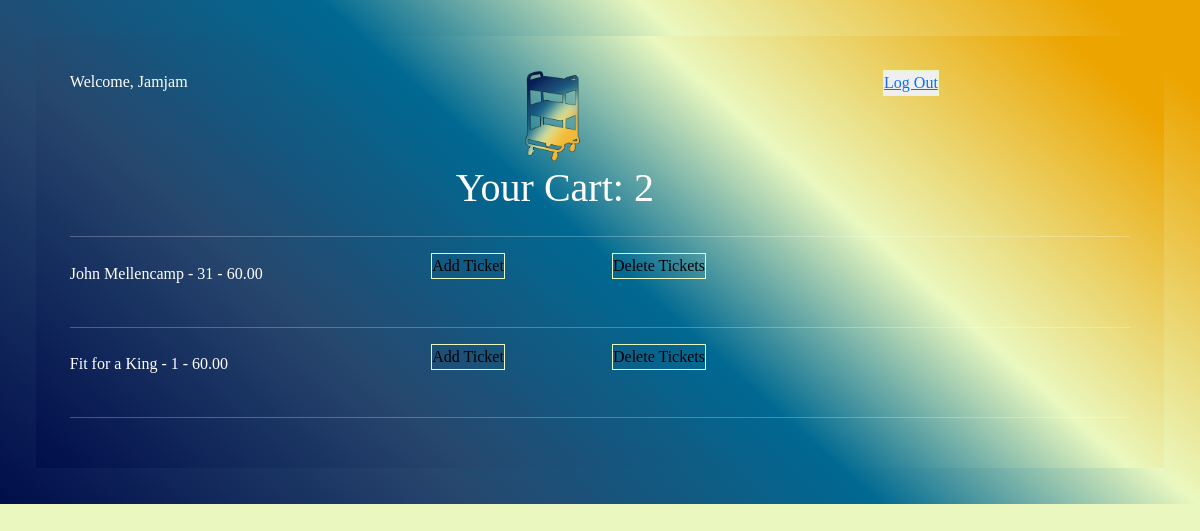
The app's page /cart.html (signed in), older data.
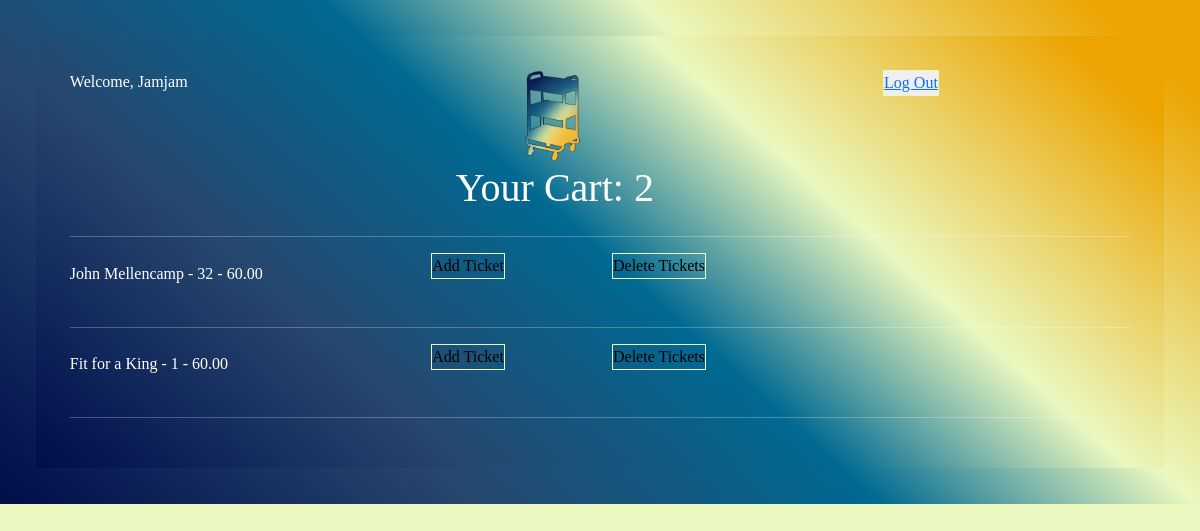
The same page, newer data.
### ticketlive/models.py (models this page shows, shortened)
class Ticket(models.Model):
    user = models.ForeignKey(User, on_delete=models.CASCADE, blank=True, null=True)  # maps ticket information to user
    name = models.CharField(max_length=150, blank=True, null=True)
    quantity = models.IntegerField(blank=True, null=True)
    price = models.DecimalField(max_digits=9, decimal_places=2, blank=True, null=True)
    address = models.CharField(max_length=150, blank=True, null=True)
    time = models.CharField(max_length=150, blank=True, null=True)
    image = models.CharField(max_length=150, blank=True, null=True)

### ticketlive/views.py (the view)
# urls.py: path('cart.html', views.cart_view, name='cart_view'),
def cart_view(request):
    tickets = Ticket.objects.filter(user=request.user)
    context = {'tickets': tickets, 'username': request.user.username}
    return render(request, 'cart.html', context)

### templates/cart.html (shortened to what this page needs)
{% load static %}
<!DOCTYPE html>
<html lang="en">
<head>
    <link href="https://cdn.jsdelivr.net/npm/bootstrap@5.3.2/dist/css/bootstrap.min.css" rel="stylesheet"
>
    <link rel="stylesheet" href="{% static 'css/h4style.css' %}">
</head>
<body>
<div class="container-fluid" id="heading">
    {% if user.is_authenticated %}
        <div class="container" id="heading">
            <div class="row">
                <div class="col-2">
                    <p>Welcome, {{ username }}</p>
                </div>
                <div class="col-7 text-center">
                    <img src="{% static 'images/cart.png' %}" alt="cart" class="log-in-img">
                    <h1>Your Cart: {{ tickets|length }}</h1>
                </div>
                <div class="col-1 text-right">
                    <button class="log-in" type="submit" value="logout">
                        <a href="{% url 'logout' %}">Log Out</a>
                    </button>
                </div>
            </div>
            <hr>
            <div>
                {% for ticket in tickets %}
                    <div class="row align-items-center">
                        <div class="col-4">
                            <p>{{ ticket.name }} - {{ ticket.quantity }} - {{ ticket.price }}</p>
                        </div>
                        <div class="col-2">
                            <form action="{% url 'update_cart' ticket.id %}" method="POST" >
                                <button type="submit" name="action" value="remove" class="btn log-in">Add Ticket</button>
                            </form>
                        </div>
                        <div class="col-2">
                            <form action="{% url 'delete_cart' ticket.id %}" method="POST">
                                <button type="submit" name="action" value="delete_all" class="btn log-in">Delete Tickets</button>
                            </form>
                        </div>
                    </div>
                    <hr>
                {% endfor %}
            </div>
        </div>
</div>
    {% else %}
        <button type="button" class="btn col-4 log-in">
            <a href="{% url 'login' %}">
                <img src="{% static 'images/Login.png' %}" id="logo" alt="logoImg" class="log-in-img" name="login"> Login In
            </a>
        </button>
    {% endif %}
</body>
</html>

Row changes from the older to the newer data that the page shows:
changed Ticket "John Mellencamp": quantity "31" → "32"
